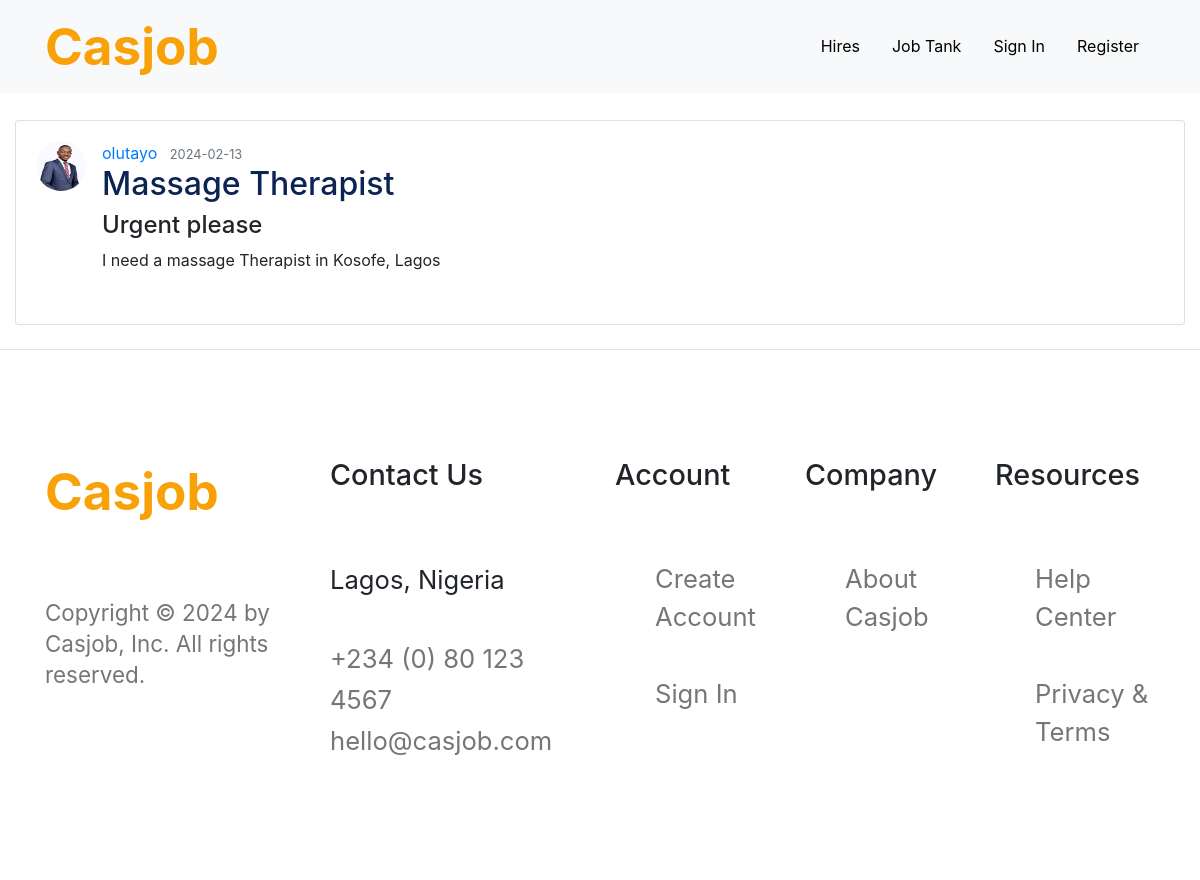
Screenshot of /post/3 with the database file from the repository.
### casjob/models.py (models this page shows, shortened)
class User(db.Model, UserMixin):
    id = db.Column(db.Integer, primary_key=True)
    firstname = db.Column(db.String(20), unique=False, nullable=True)
    lastname = db.Column(db.String(20), unique=False, nullable=True)
    username = db.Column(db.String(20), unique=True, nullable=False)
    phone_number = db.Column(db.String(20), unique=True, nullable=True)
    email = db.Column(db.String(120), unique=True, nullable=False)
    skill_type = db.Column(db.String(50), nullable=True)
    bio = db.Column(db.String(300), nullable=True)
    image_file = db.Column(db.String(20), nullable=False, default='default.jpg')
    password = db.Column(db.String(60), nullable=False)
    years_of_experience = db.Column(db.Integer)
    posts = db.relationship('Post', backref='author', lazy=True)
    applications = db.relationship('JobApplication', backref='applicant', lazy=True)

class Post(db.Model):
    id = db.Column(db.Integer, primary_key=True)
    title = db.Column(db.String(100), nullable=False)
    date_posted = db.Column(db.DateTime, nullable=False, default=datetime.utcnow)
    skill_type = db.Column(db.String(50), nullable=False)
    job_description = db.Column(db.Text, nullable=False)
    user_id = db.Column(db.Integer, db.ForeignKey('user.id'))

### casjob/routes.py (the view)
@app.route("/post/<int:post_id>")
def post(post_id):
    post = Post.query.get_or_404(post_id)
    return render_template('job.html', title=post.title, post=post)

### casjob/Templates/job.html (shortened to what this page needs)
{% extends "base.html" %}
{% block content %}
    <article class="col-lg-12 ">
        <div class="card mb-4">
            <div class="card-body">
                <div class="media mb-3">
                    <img src="{{ url_for('static', filename='profile_pics/' + post.author.image_file)}}" class="rounded-circle" width="50" height="50" alt="{{ post.author.username }}">
                    <div class="media-body ml-3">
                        <div class="article-metadata">
                            <a class="mr-2" href="{{ url_for('user_job_posts', username=post.author.username) }}">{{ post.author.username }}</a>
                            <small class="text-muted">{{ post.date_posted.strftime('%Y-%m-%d') }}</small>
                        </div>
                        <h2><a class="article-title" href="#">{{ post.skill_type }}</a></h2>
                        <h4 class="article-title">{{ post.title }}</a></h4>
                        <p class="article-content">{{ post.job_description }}</p>
                    </div>
                </div>
            </div>
        </div>
    </article>
      {% endblock content %}

### casjob/static/styles.css (style rules this page uses)
body { margin-top: 120px; padding: 0; }
h2 a { color: #0c2453; }

### rows the page displays
User: image_file (picture), author.username "olutayo"
Post: date_posted "2024-02-13", skill_type "Massage Therapist", title "Urgent please", job_description "I need a massage Therapist in Kosofe, Lagos"
